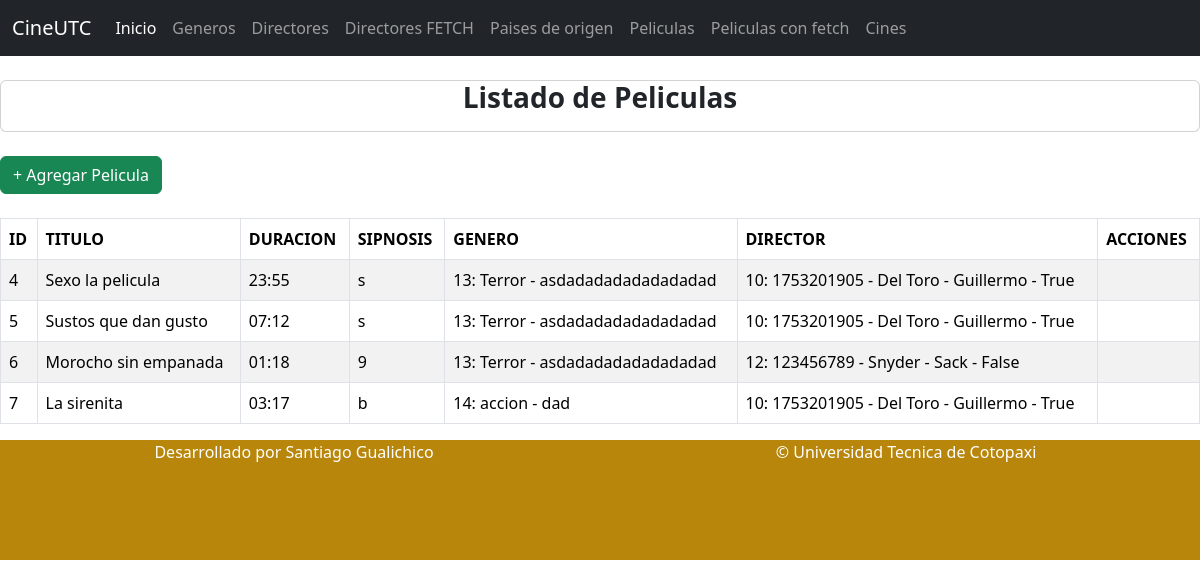
Screenshot of /listadoPeliculas with the database file from the repository.
### Aplicaciones/Cartelera/models.py (models this page shows, shortened)
class Pelicula(models.Model):
    id = models.AutoField(primary_key=True)
    titulo = models.CharField(max_length=250)
    duracion = models.TimeField(null=True)
    sinopsis = models.TextField()
    genero = models.ForeignKey(Generos, on_delete=models.CASCADE)
    director = models.ForeignKey(Directores, on_delete = models.CASCADE)
    portada = models.FileField(upload_to='generos', null=True, blank=True)

class Generos(models.Model):
    id_genero=models.AutoField(primary_key=True)
    nombre_genero=models.CharField(max_length=25)
    descripcion_genero = models.CharField(max_length=150,default="")
    foto = models.FileField(upload_to='generos', null=True, blank=True)
    def __str__(self):
        fila="{0}: {1} - {2}"
        return fila.format(self.id_genero,self.nombre_genero, self.descripcion_genero)

class Directores(models.Model):
    id_director = models.AutoField(primary_key=True)
    ci_director = models.CharField(max_length=15)
    apellido_director = models.CharField(max_length=50)
    nombre_director = models.CharField(max_length=50)
    foto_director = models.FileField(upload_to='directores', null=True, blank=True)
    estado_director = models.BooleanField(default=True)
    def __str__(self):
        fila="{0}: {1} - {2} - {3} - {4}"
        return fila.format(self.id_director,self.ci_director,self.apellido_director,self.nombre_director,self.estado_director)

### Aplicaciones/Cartelera/views.py (the view)
# urls.py: path('listadoPeliculas', views.ListadoPeliculas),
def ListadoPeliculas(request):
    peliculasBdd = Pelicula.objects.all()
    return render(request, "listadoPeliculas.html", {'peliculas': peliculasBdd})

### Aplicaciones/Cartelera/templates/listadoPeliculas.html (shortened to what this page needs)
{% extends "./plantilla.html" %}
{% block body%}
<br>
<div class="card">
    <div class="card-title  text-center">
        <h3><b>Listado de Peliculas</b></h3>
    </div>
</div>
<br>
<a href="#" class="btn btn-success">+ Agregar Pelicula</a>
<br><br>
<table class="table table-bordered table-striped table-hover" id="tbl">
    <thead>
        <tr>
            <th>ID</th>
            <th>TITULO</th>
            <th>DURACION</th>
            <th>SIPNOSIS</th>
            <th>GENERO</th>
            <th>DIRECTOR</th>
            <th>ACCIONES</th>
        </tr>
    </thead>
    <tbody>
       {% for peliculasTemp in peliculas %}
            <tr>
                <td>{{peliculasTemp.id}}</td>
                <td>{{peliculasTemp.titulo}}</td>
                <td>{{peliculasTemp.duracion}}</td>
                <td>{{peliculasTemp.sinopsis}}</td>
                <td>{{peliculasTemp.genero}}</td>
                <td>{{peliculasTemp.director}}</td>
                <td></td>
            </tr>
        {% endfor %}
    </tbody>
</table>
{% endblock %}

### rows the page displays
Pelicula: id "4", titulo "Sexo la pelicula", duracion "23:55", sinopsis "s", genero "13: Terror - asdadadadadadadadad", director "10: 1753201905 - Del Toro - Guillermo - True"
Pelicula: id "5", titulo "Sustos que dan gusto", duracion "07:12", sinopsis "s", genero "13: Terror - asdadadadadadadadad", director "10: 1753201905 - Del Toro - Guillermo - True"
Pelicula: id "6", titulo "Morocho sin empanada", duracion "01:18", sinopsis "9", genero "13: Terror - asdadadadadadadadad", director "12: 123456789 - Snyder - Sack - False"
Pelicula: id "7", titulo "La sirenita", duracion "03:17", sinopsis "b", genero "14: accion - dad", director "10: 1753201905 - Del Toro - Guillermo - True"
